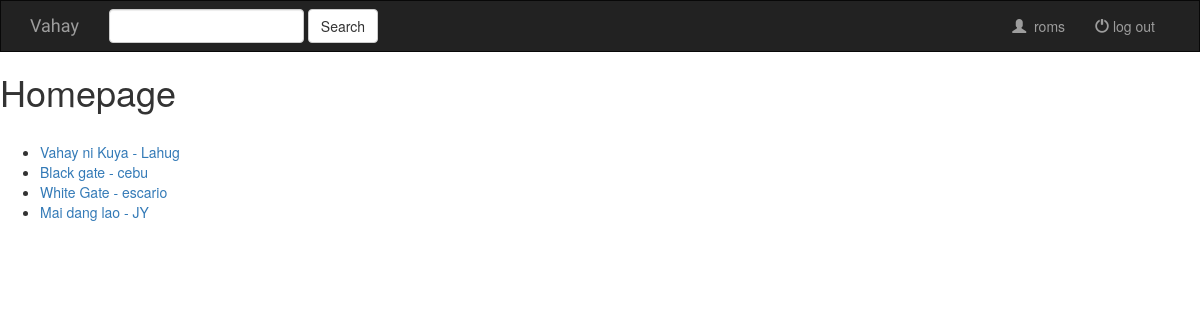
Screenshot of / (signed in) with the database file from the repository.
### vahay/models.py (models this page shows, shortened)
class Vahay(models.Model):
	owner = models.ForeignKey(User, on_delete=models.CASCADE)
	name = models.CharField(max_length=255)
	rent_range = models.CharField(max_length=100)
	category = models.CharField(max_length=100)
	contact_details = models.CharField(max_length=100)
	vote = models.IntegerField(default=0)
	location = models.CharField(max_length=255)
	available = models.BooleanField(default=1)
	def __str__(self):
		return self.name + " - " + self.location

### vahaysite/views.py (the view, shortened to what this page needs)
# urls.py: 2. Add a URL to urlpatterns:  url(r'^$', views.home, name='home')
def home(request):
	all_vahay = Vahay.objects.all()
	context={
		'all_vahay': all_vahay
	}
	if request.user.is_authenticated:
		return render(request, 'homepage.html', context=context)

### vahaysite/templates/homepage.html
{% extends 'base.html' %}
{% block body %}
	<h1>Homepage</h1><br>
	<ul>
		{% for vahay in all_vahay %}
			<li><a href="{% url 'vahay:vahay_details' vahay.pk %}">{{ vahay }}</a></li>
		{% endfor %}
	</ul>
{% endblock %}

### vahaysite/templates/base.html (shortened to what this page needs)
{% load static %}
<!DOCTYPE html>
<html>
<head>
	<link rel="stylesheet" href="https://maxcdn.bootstrapcdn.com/bootstrap/3.3.7/css/bootstrap.min.css">
	<link rel="stylesheet" type="text/css" href="{% static 'vahaysite/style.css' %}">
</head>
<body>
	<nav class="navbar navbar-inverse">
		<div class="container fluid">
			<div class="navbar-header">
				<a class="navbar-brand" href="{% url 'home' %}">Vahay</a>
			</div>
			<div class="collapse navbar-collapse" id="topNavBar">
				<form class="navbar-form navbar-left" role="search" method="get" action="#">
					<div class="form-group">
						<input type="text" class="form-control" name="q" value="">
					</div>
					<button type="submit" class="btn btn-default">Search</button>
				</form>
				<ul class="nav navbar-nav navbar-right">
					<li class="">
						<a href="{% url 'profile' user.username %}">
							<span class="glyphicon glyphicon-user" aria-hidden="true"></span>&nbsp;
							{% block user %}{{ user.username }}{% endblock %}
						</a>
					</li>
					<li class="">
						<a href="{% url 'sign_out' %}">
							<span class="glyphicon glyphicon-off" aria-hidden="true"></span>&nbsp;log out
						</a>
					</li>
				</ul>
			</div>
		</div>
	</nav>
{% block body %}
{% endblock %}
</body>
</html>

### vahaysite/static/vahaysite/style.css (style rules this page uses)
.navbar { border-radius: 0; }
.navbar-brand { font-family: 'Satisfy', cursive; }

### rows the page displays
Vahay: name+location "Vahay ni Kuya - Lahug"
Vahay: name+location "Black gate - cebu"
Vahay: name+location "White Gate - escario"
Vahay: name+location "Mai dang lao - JY"

### other values shown
{{ user.username }} "roms"
